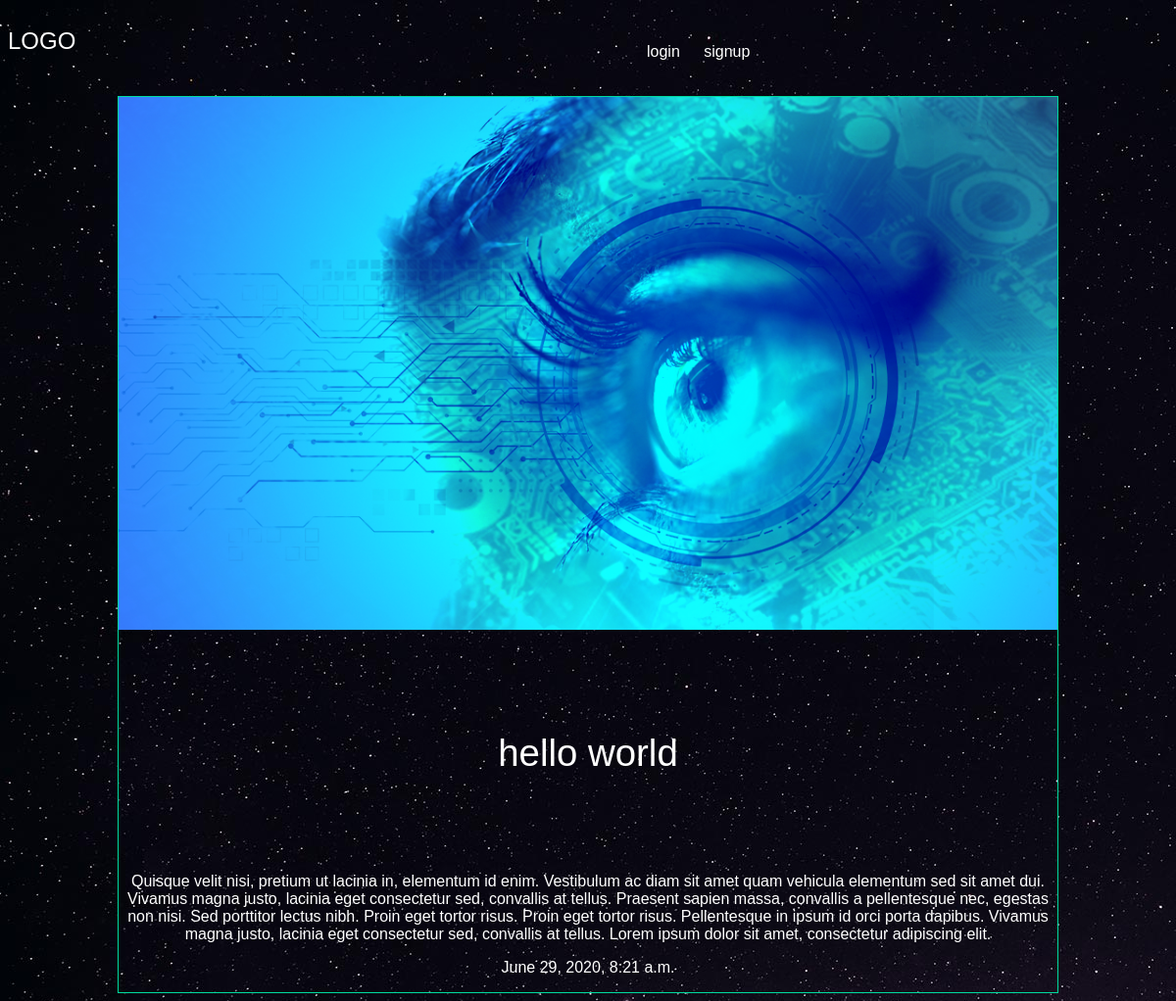
/articles/hello-world, run on the app's committed database.
### articles/models.py (models this page shows, shortened)
class Article(models.Model):
    title = models.CharField(max_length = 100)
    slug = models.SlugField()
    body = models.TextField()
    date = models.DateTimeField(auto_now_add = True)
    image = models.ImageField(default='default.jpg',blank=True)
    author = models.ForeignKey(User,default=None,on_delete=models.CASCADE)

### articles/views.py (the view)
# urls.py: path('<slug>',views.article_detail, name= "detail"),
def article_detail(request, slug):
    article = models.Article.objects.get(slug=slug)
    return render(request, 'articles/article_detail.html',{'article':article})

### articles/templates/articles/article_detail.html
{% extends 'base.html' %}
{% block content %}
<div class="article-detail">
  <div class="article">
    <img src="{{article.image.url}}" alt="">
    <h1>{{article.title}}</h1>
    <p>{{article.body}}</p>
    <p>{{article.date}}</p>
  </div>
</div>
{% endblock %}

### assets/styles.css (style rules this page uses)
body { background-color: #0f121f; background-image: url(stars.jpg); background-repeat-y:no-repeat; background-attachment: fixed; color:#fff; }
body * { font-family:arial; }
h1,h2,h3,h4,h5 { font-weight:normal; margin:0; }
div.wrapper h1 { text-align:center; margin:100px auto; font-size:2.4em; }
.article { padding:10px; border:1px solid #00dba0; position:relative; padding-bottom:40px; }
.article-detail .article { padding:0; }
.article-detail .article img { max-width:100%; }
.article-detail .article p { text-align:center; }

### data on the page
Article: image (picture), title "hello world", body "Quisque velit nisi, pretium ut lacinia in, elementum id enim. Vestibulum ac diam sit amet quam vehicula elementum sed sit amet dui. Vivamus magna justo, lacinia eget consectetur sed, convallis at tellus. Praesent sapien massa, convallis a pellentesque nec, egestas non nisi. Sed porttitor lectus nibh. Proin eget tortor risus. Proin eget tortor risus. Pellentesque in ipsum id orci porta dapibus. Vivamus magna justo, lacinia eget consectetur sed, convallis at tellus. Lorem ipsum dolor sit amet, consectetur adipiscing elit.", date "June 29, 2020, 8:21 a.m."
